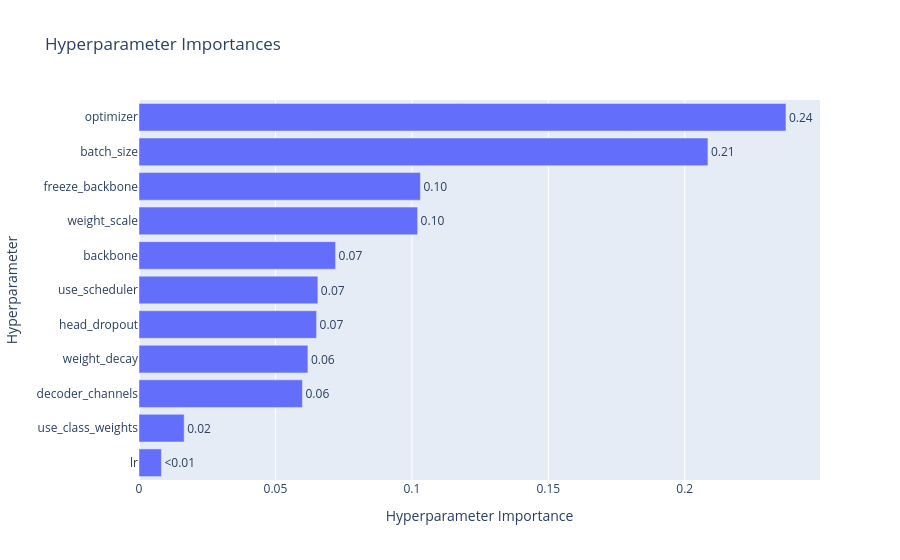

Notebook cell for this chart:
### Code cell
# Learn which hyperparameters are affecting the trial duration with hyperparameter importance.
optuna.visualization.plot_param_importances(
    study, target=lambda t: t.duration.total_seconds(), target_name="duration"
)

### Figure 1 — Plotly figure (JSON) as saved in the notebook; plotly's stock layout.template omitted (floating-point values rounded to 4 significant figures)
{"data": [{"cliponaxis": false, "hovertemplate": ["lr (FloatDistribution): 0.008209014397212376<extra></extra>", "use_class_weights (CategoricalDistribution): 0.016555152958467868<extra></extra>", "decoder_channels (CategoricalDistribution): 0.05990660576182225<extra></extra>", "weight_decay (FloatDistribution): 0.061894292968104815<extra></extra>", "head_dropout (FloatDistribution): 0.0650696019246032<extra></extra>", "use_scheduler (CategoricalDistribution): 0.06554834194060569<extra></extra>", "backbone (CategoricalDistribution): 0.07203486915343779<extra></extra>", "weight_scale (FloatDistribution): 0.10210073014749875<extra></extra>", "freeze_backbone (CategoricalDistribution): 0.10311841977022955<extra></extra>", "batch_size (CategoricalDistribution): 0.2084862284864578<extra></extra>", "optimizer (CategoricalDistribution): 0.2370767424915598<extra></extra>"], "name": "duration", "orientation": "h", "text": ["<0.01", "0.02", "0.06", "0.06", "0.07", "0.07", "0.07", "0.10", "0.10", "0.21", "0.24"], "textposition": "outside", "type": "bar", "x": [0.008209, 0.01656, 0.05991, 0.06189, 0.06507, 0.06555, 0.07203, 0.1021, 0.1031, 0.2085, 0.2371], "y": ["lr", "use_class_weights", "decoder_channels", "weight_decay", "head_dropout", "use_scheduler", "backbone", "weight_scale", "freeze_backbone", "batch_size", "optimizer"]}], "layout": {"autosize": true, "title": {"text": "Hyperparameter Importances"}, "xaxis": {"autorange": true, "range": [0, 0.2496], "title": {"text": "Hyperparameter Importance"}, "type": "linear"}, "yaxis": {"autorange": true, "range": [-0.5, 10.5], "title": {"text": "Hyperparameter"}, "type": "category"}}}
